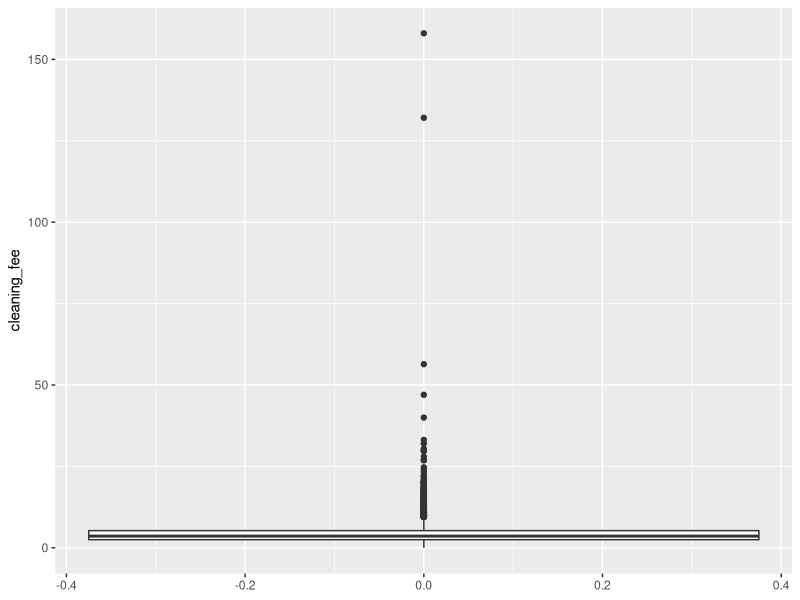

Recreate this plot in R.
## ---- chunk 1
knitr::opts_chunk$set(echo = TRUE,
                      warning=FALSE, 
                      message=FALSE,
                      eval=FALSE)
## ---- chunk 2
library(tidyverse)
library(stringr)
library(knitr)
library(skimr)
library(broom)
## ---- chunk 3
airbnb <- read_csv("raw_data/listings.csv")
## ---- chunk 4
airbnb$cleaning_fee <- airbnb$price * 0.02
## ---- chunk 5
ggplot(airbnb, aes(y = cleaning_fee)) + geom_boxplot()
summary(airbnb$cleaning_fee)
## ---- chunk 6
airbnb %>%
  count(neighbourhood, sort = TRUE) %>%
  mutate(percentage = n / nrow(airbnb) * 100)
## ---- chunk 7
airbnb <- airbnb %>%
  mutate(neigh_simp = fct_lump(neighbourhood, n = 3, other_level = "Other"))

airbnb %>%
  count(neigh_simp, sort=TRUE)
## ---- chunk 8
airbnb %>%
  count(minimum_nights, sort=TRUE)

airbnb <- filter(airbnb, minimum_nights <= 3)
## ---- chunk 9
airbnb$price_3_nights <- airbnb$cleaning_fee + 3 * airbnb$price
## ---- chunk 10
linear_reg <- lm(price_3_nights 
                 ~ neigh_simp
                 + number_of_reviews
                 + reviews_per_month, data = airbnb)
tidy(linear_reg) %>%
  kable(digits = 3)

confint(linear_reg, level=0.95)
